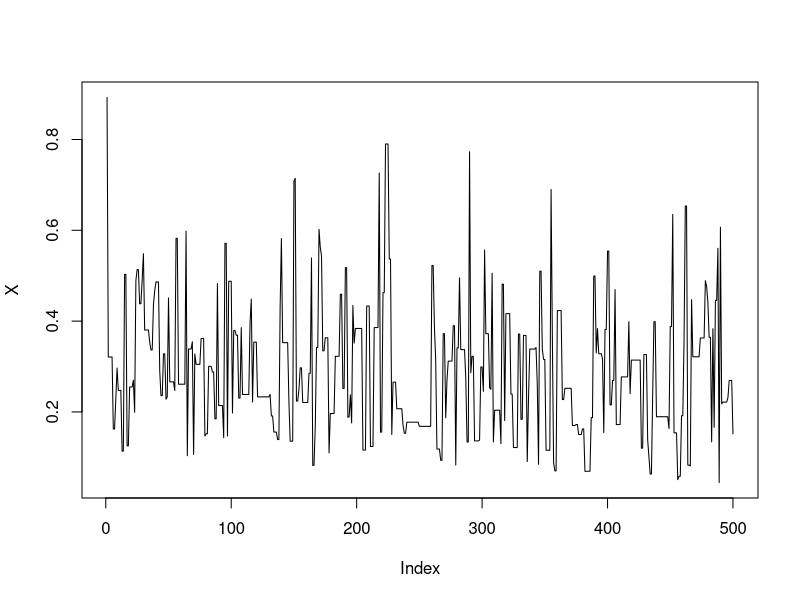
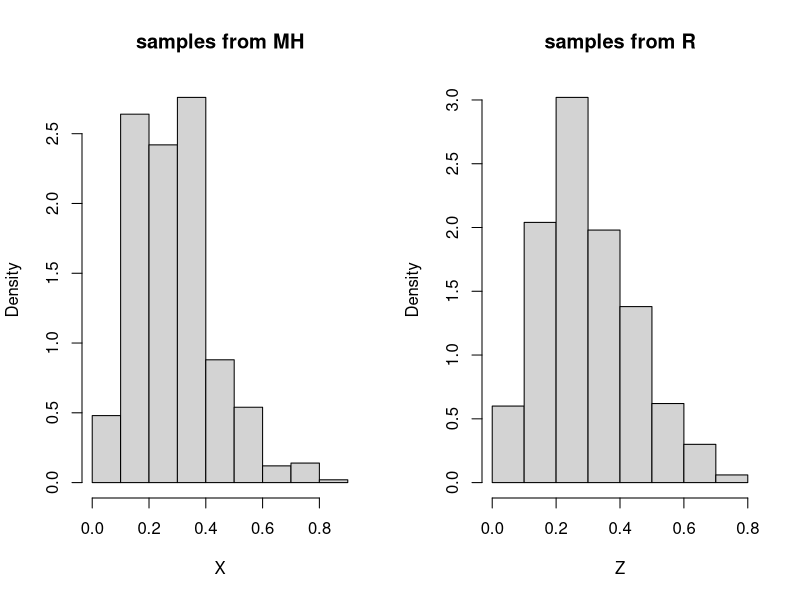
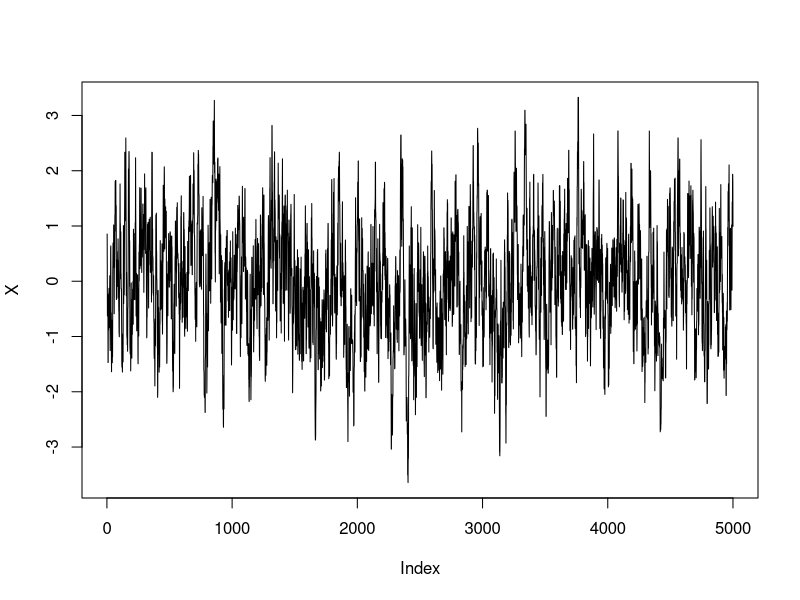
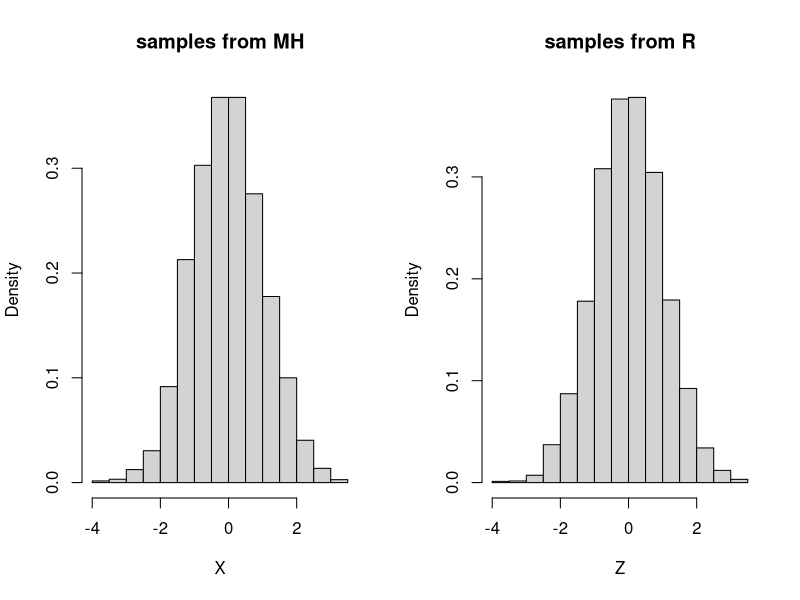
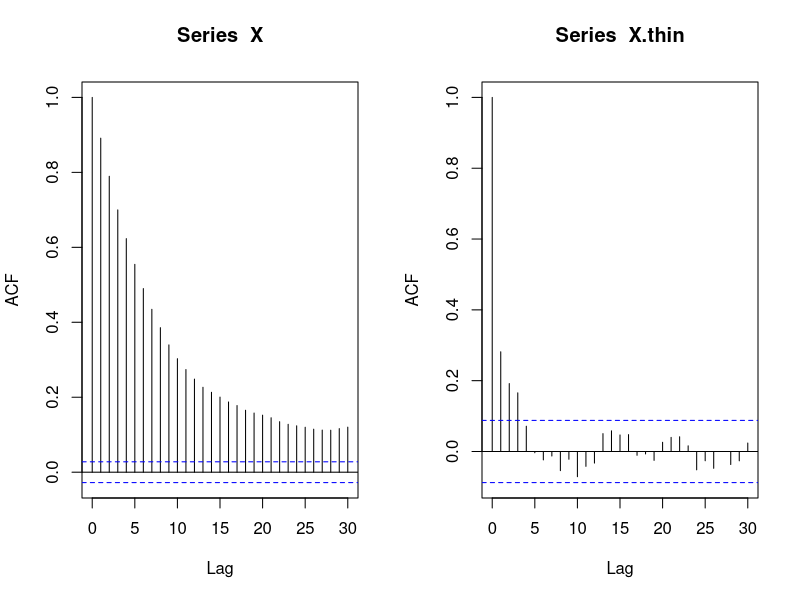
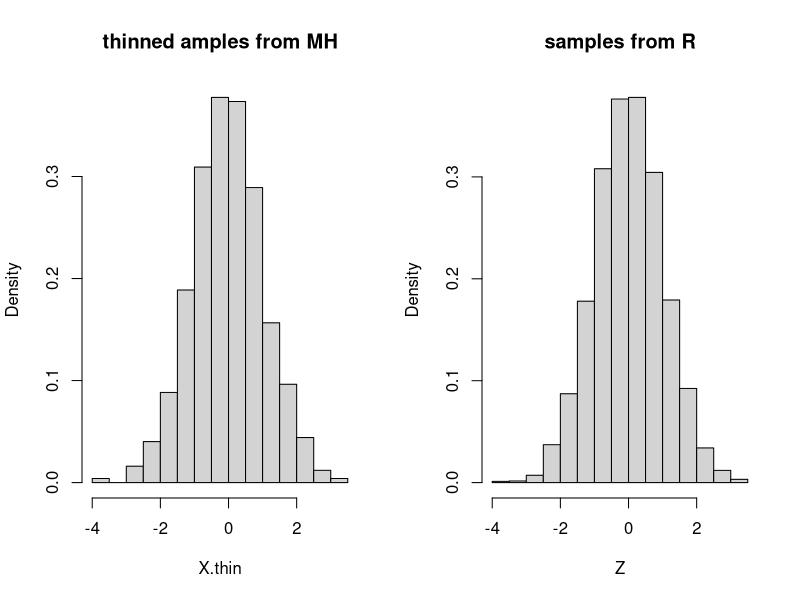
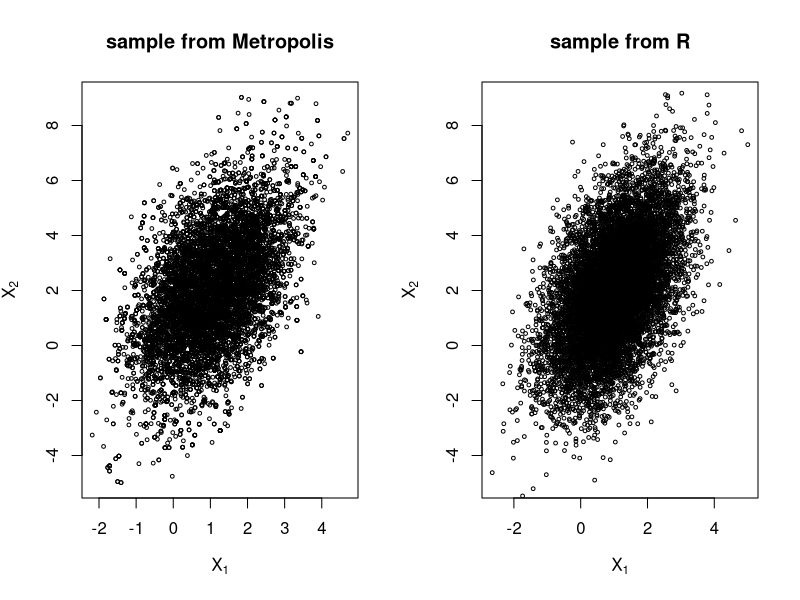
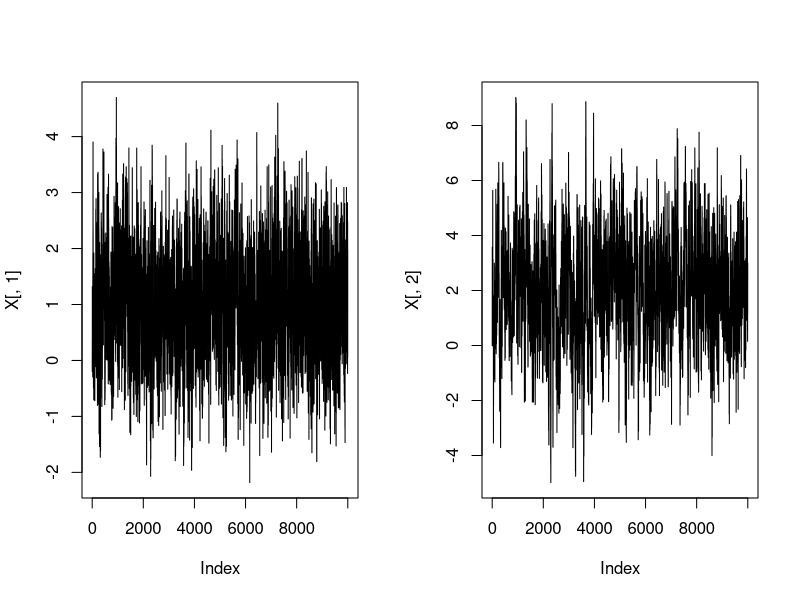

These charts were generated, in order, by the following R code:

#############
# Example: simulate a beta distribution (R.C. example 6.1)
#############
a=2.7; b=6.3
Nsim=500
X=rep(runif(1),Nsim) # initialize the chain
for (i in 2:Nsim){
  Y=runif(1)
  r=dbeta(Y,a,b)/dbeta(X[i-1],a,b)
  X[i]=X[i-1] + (Y-X[i-1])*(runif(1)<r)
}

par(mfrow=c(1,1)) 
plot(X,type="l") #trace plot

Z<-rbeta(Nsim,2.6,6.3)
par(mfrow=c(1,2)) #plots
hist(X,freq=F,main="samples from MH")
hist(Z,freq=F,main="samples from R")

#############
# Example: simulate a N(0,1) distribution using Metropolis (R.C. example 6.4)
############
Nsim=5000
X=rep(runif(1),Nsim) # initialize the chain
delta=1 #try 1, 10
for (i in 2:Nsim){
  e=runif(1,min=-delta,max=delta)
  Y=X[i-1]+e
  r=exp((1/2)*(X[i-1]^2-Y^2))
  X[i]=X[i-1] + (Y-X[i-1])*(runif(1)<r)
}

par(mfrow=c(1,1)) 
plot(X,type="l") #trace plot

Z<-rnorm(Nsim)
par(mfrow=c(1,2)) #plots
hist(X,freq=F,main="samples from MH")
hist(Z,freq=F,main="samples from R")

# plot auto-correlation function 
acf(X,lag.max=30)

# thinning
X.thin<-X[seq(25,Nsim,by=10)]
acf(X.thin,lag.max=30)

par(mfrow=c(1,2)) #plots
hist(X.thin,freq=F,main="thinned amples from MH")
hist(Z,freq=F,main="samples from R")

#################
# Example: simulate a bivariate normal using Metropolis (joint update)
#################
# object bivariate density function up to a multiplicative constant
p.star <- function(x, mu, Sigma){
  exp(- 0.5 * (x - mu) %*% solve(Sigma) %*% (x - mu))
}
mu <- c(1, 2)
Sigma <- c(1, 1, 1, 4)
Sigma <- matrix(Sigma, 2, 2)
Sigma
#use a bivariate-rectangular proposal distribution centered at the preceding value xi−1
#with half-extent d = 2 in the direction of the coordinate x1 and d = 2 in the direction of x2.

N <- 10000 # draws
x.current <- c(0, 0) # x_0
X<- matrix(0, N, 2) # to hold sampled values
d<-2

rbvunif <- function(mu, delta){
  u1 <- runif(1, mu[1] - d, mu[1] + d)
  u2 <- runif(1, mu[2] - d, mu[2] + d)
  c(u1, u2)
}

for (i in 1:N){
  x.proposed <- rbvunif(mu=x.current, delta=delta) # proposal
  r <- p.star(x.proposed, mu, Sigma) / p.star(x.current, mu, Sigma) 
  if (r >= 1 || runif(1) <= r) {
    X[i, ] <- x.proposed
    x.current <- x.proposed
  }
  else {
    X[i, ] <- x.current
  }
}

# compare sample statistics to parameters
colMeans(X)
cov(X)

library(MASS)
Z<-mvrnorm(n = N, mu, Sigma, tol = 1e-6, empirical = FALSE)

par(mfrow=c(1,2)) 
plot(X, main="sample from Metropolis", cex=.5, xlab=bquote(X[1]), ylab=bquote(X[2]), ylim=range(X[,2]))
plot(Z, main="sample from R", cex=.5, xlab=bquote(X[1]), ylab=bquote(X[2]), ylim=range(X[,2]))

# burn-in and/or thinning may be used as well.

par(mfrow=c(1,2)) 
plot(X[,1],type="l")
plot(X[,2],type="l") 

# ACF can be plotted for each coordinate

#################
# Example: simulate a bivariate normal using Metropolis (blockwise update)
#################
# object bivariate density function up to a multiplicative constant
p.star <- function(x, mu, Sigma){
  exp(- 0.5 * (x - mu) %*% solve(Sigma) %*% (x - mu))
}
mu <- c(1, 2)
Sigma <- c(1, 1, 1, 4)
Sigma <- matrix(Sigma, 2, 2)
#use a bivariate-rectangular proposal distribution centered at the preceding value xi−1
#with half-extent d1 = 2 in the direction of the coordinate x1 and d2 = 4 in the direction of x2.

N <- 10000 # draws
x.current <- c(0, 0) # x_0
X<- matrix(0, N, 2) # to hold sampled values
d1<-1
d2<-1

for (i in 1:N){
  #update first component x1
  x1.proposed <- x.current[1]+runif(1,min=-d1,max=d1)
  x.proposed<-c(x1.proposed,x.current[2])
  r <- p.star(x.proposed, mu, Sigma) / p.star(x.current, mu, Sigma) 
  if (r >= 1 || runif(1) <= r) {
    X[i,1] <- x1.proposed
    x.current[1]<- x1.proposed
  }
  else {
    X[i,1] <- x.current[1]
  }
  
  #update second component x2
  x2.proposed <- x.current[2]+runif(1,min=-d2,max=d2)
  x.proposed<-c(x.current[1],x2.proposed)
  r <- p.star(x.proposed, mu, Sigma) / p.star(x.current, mu, Sigma) 
  if (r >= 1 || runif(1) <= r) {
    X[i,2] <- x2.proposed
    x.current[2]<- x2.proposed
  }
  else {
    X[i,2] <- x.current[2]
  }
  
}

# compare sample statistics to parameters
colMeans(X)
cov(X)

library(MASS)
Z<-mvrnorm(n = N, mu, Sigma, tol = 1e-6, empirical = FALSE)

par(mfrow=c(1,2)) 
plot(X, main="sample from Metropolis", cex=.5, xlab=bquote(X[1]), ylab=bquote(X[2]), ylim=range(X[,2]))
plot(Z, main="sample from R", cex=.5, xlab=bquote(X[1]), ylab=bquote(X[2]), ylim=range(X[,2]))